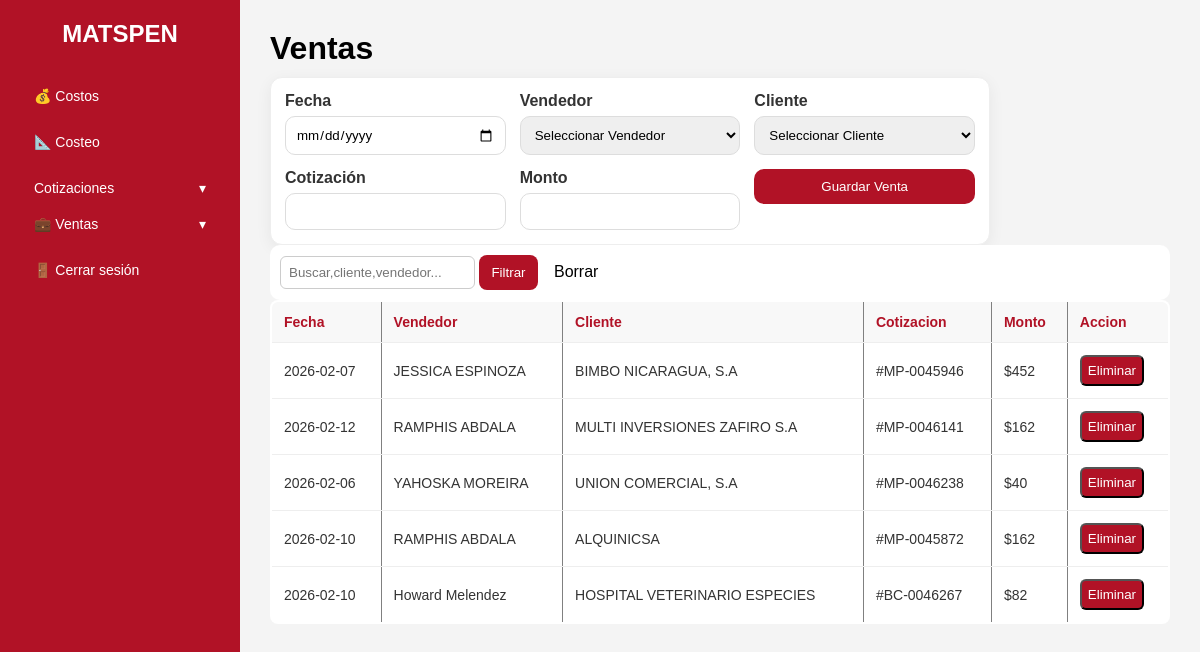
Before: /producciones/ (signed in) with the older database file.
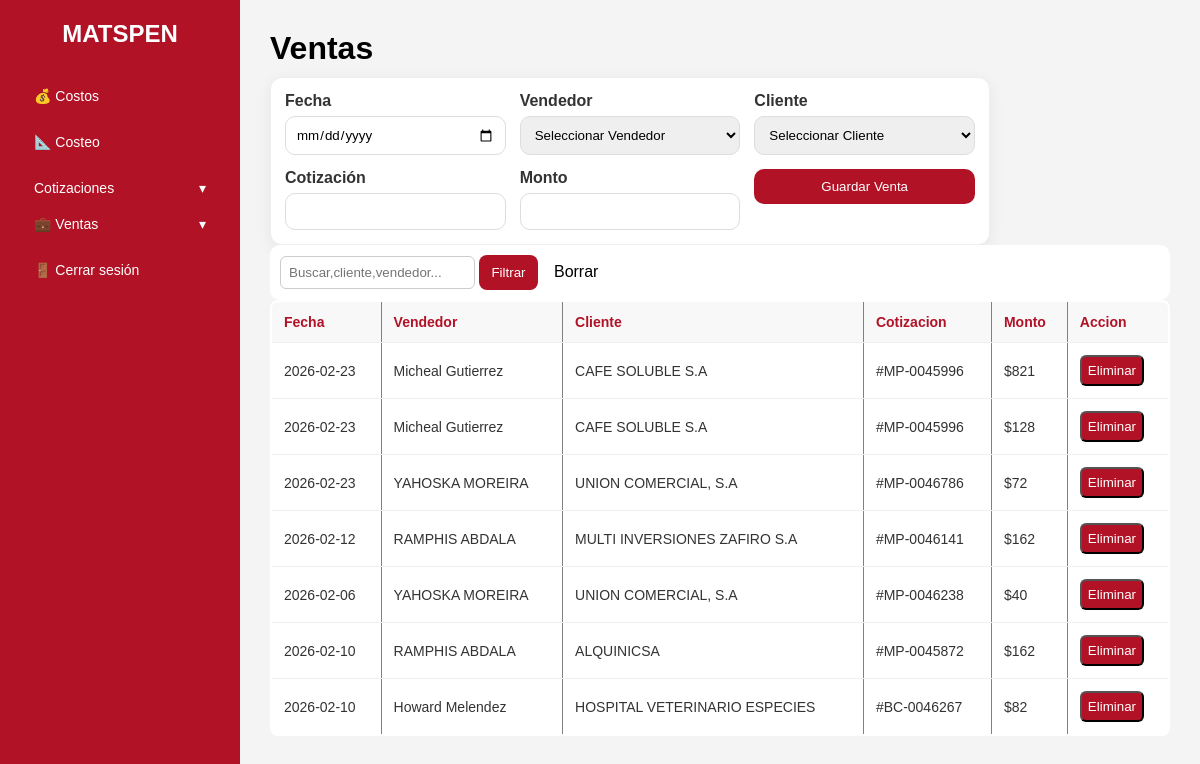
After: the same page with the newer database file.
### tables this page shows
CREATE TABLE ventas(id INTEGER PRIMARY KEY AUTOINCREMENT, fecha TEXT NOT NULL, vendedor TEXT NOT NULL, cliente TEXT NOT NULL, mont INTEGER NOT NULL, cotizacion TEXT NOT NULL, estado TEXT DEFAULT 'Aprobada');

### app.py (the view)
@app.route("/producciones/")
def produccion():
    if "user_id" not in session:
        return redirect(url_for("login"))
    conn = get_db_connection()
    ventas = conn.execute("SELECT * FROM ventas ORDER BY id DESC").fetchall()
    vendedores = conn.execute("SELECT id, nombre FROM vendedores ORDER BY nombre").fetchall()
    clientes   = conn.execute("SELECT id, nombre FROM clientes ORDER BY nombre").fetchall()
    q = request.args.get("q", "").strip()
    if q:
        ventas = conn.execute("""
            SELECT * FROM ventas
            WHERE cliente LIKE ?
               OR vendedor LIKE ?
               OR cotizacion LIKE ?
            ORDER BY id DESC
        """, (f"%{q}%", f"%{q}%", f"%{q}%")).fetchall()
    else:
        ventas = conn.execute(
            "SELECT * FROM ventas ORDER BY id DESC"
        ).fetchall()
    conn.close()
    return render_template("producciones.html",ventas=ventas,vendedores=vendedores,clientes=clientes)

### database.py (called while the page is built)
def get_db_connection():
    conn = sqlite3.connect(DB_PATH)
    conn.row_factory = sqlite3.Row
    return conn

### templates/producciones.html (shortened to what this page needs)
{% extends "base.html" %}
{% block content %}
<h1 class="ventas-header">Ventas</h1>
<form method="POST" action="{{ url_for('ventas_nuevas') }}" class="form-card">
  <div class="cards">
    <div class="grid">
      <div class="field">
        <label>Fecha</label>
        <input type="date" name="fecha" required>
      </div>
      <div class="field">
        <label>Vendedor</label>
        <select name="vendedor" required>
            <option value="">Seleccionar Vendedor</option>
        </select>
      </div>
      <div class = "field">
        <label>Cliente</label>
        <select name="clientes" required>
            <option value="">Seleccionar Cliente</option>
        </select>
      </div>
      <div class="field">
        <label>Cotización</label>
        <input type="text" name="cotizacion" required>
      </div>
      <div class="field">
        <label>Monto</label>
        <input type="number" name="mont" required>
      </div>
      <div class="actions">
        <button type="submit">Guardar Venta</button>
      </div>
    </div>
  </div>
</form>
<form method="get">
    <div class = "search">
    <input type ="text" name ="q" placeholder="Buscar,cliente,vendedor..." value ="{{ q }}" style="padding:8px;border: 1px solid #ccc;border-radius: 6px;">
    <button type="submit" style="padding: 10px 12px;border: none; border-radius: 8px; background-color: #b11226;color:white;">Filtrar</button>
    <a href="{{ url_for('produccion') }}" style="padding:10px 12px; border:none; border-radius: 6px;background-color:white;color:black;">Borrar</a>
    </div>
</form>
<table border="2" cellpadding="10" cellpadding="0" width = "100%">
    <thead class = "table-head">
        <tr>
            <th>Fecha</th>
            <th>Vendedor</th>
            <th>Cliente</th>
            <th>Cotizacion</th>
            <th>Monto</th>
            <th>Accion</th>
        </tr>
    </thead>
    <tbody>
        {% for v in ventas %}
        <tr>
            <td>{{ v.fecha }}</td>
            <td>{{ v.vendedor }}</td>
            <td>{{ v.cliente }}</td>
            <td>#{{ v.cotizacion }}</td>
            <td>${{ v.mont }}</td>
            <td>
                <form method = "post" action="{{ url_for('eliminar_venta', ventas_id=v.id) }}"
                 onsubmit="return confirm('¿Seguro que deseas eliminar este costo?');"
                 style="display:inline;">
                 <button type="submit" style="padding: 6px; border-radius: 6px;cursor: pointer; background-color: #b11226;color: white;">
                    Eliminar
                 </button>
                </form>
            </td>
        </tr>
        {% endfor %}
    </tbody>
</table>
{% endblock %}

### templates/base.html (shortened to what this page needs)
<!DOCTYPE html>
<html lang="es">
<head>
</head>
<body>
<div class="layout">
    <aside class="sidebar">
        <h2>MATSPEN</h2>
        <ul>
            <li><a href="{{ url_for('costos') }}">💰 Costos</a></li>
            <li><a href="{{ url_for('nuevo_costo') }}">📐 Costeo</a></li>
            <li class="nav-group">
                 <button class="nav-parent" type="button"
                        onclick="toggleMenu('coti_venta', 'dash_venta')">
                        <span> Cotizaciones</span>
                        <span class = "dash" id="dahs_venta">▾</span>
                 </button>
                <button class="nav-parent" type="button"
                        onclick="toggleMenu('ventas-menu', 'chev-ventas')">
                    <span>💼 Ventas</span>
                    <span class="chev" id="chev-ventas">▾</span>
                </button>
            </li>
            <li><a href="{{ url_for('logout') }}">🚪 Cerrar sesión</a></li>
        </ul>
    </aside>
    <main class="content">
        {% block content %}{% endblock %}
    </main>
</div>
</body>
</html>

### templates/base.html (style rules this page uses)
:root { --color-primario: #b11226; --color-secundario: #ffffff; --color-gris: #f4f4f4; --color-texto: #333; --radio: 8px; }
* { box-sizing: border-box; font-family: Arial, Helvetica, sans-serif; }
body { margin: 0; background: var(--color-gris); color: var(--color-texto); }
a { text-decoration: none; color: inherit; }
.layout { display: flex; min-height: 100vh; }
.sidebar { width: 240px; background: var(--color-primario); color: white; padding: 20px; }
.sidebar h2 { margin-top: 0; text-align: center; }
.sidebar ul { list-style: none; padding: 0; margin-top: 30px; }
.sidebar ul li { margin-bottom: 10px; }
.sidebar ul li a { display: block; padding: 10px 14px; border-radius: var(--radio); color: white; font-size: 14px; }
.content { flex: 1; padding: 30px; background: var(--color-gris); }
h1 { margin-top: 0; }
table { width: 100%; border-collapse: collapse; background: white; border-radius: var(--radio); overflow: hidden; }
th, td { padding: 12px; border-bottom: 1px solid #eee; font-size: 14px; text-align: left; }
th { background: #f8f8f8; font-weight: bold; }
tr:last-child td { border-bottom: none; }
.nav-group { margin-bottom: 10px; }
.nav-parent { width:100%; background: transparent; border: none; color: white; padding: 10px 14px; border-radius: var(--radio); cursor: pointer; font-size: 14px; display:flex; justify-content: space-between; align-items: center; text-align: left; }
.chev { transition: transform .2s ease; }

### templates/producciones.html (style rules this page uses)
.search { background: white; border-radius: 10px; padding: 10px; }
.table-head { color:#b11226; }
.ventas-header { color: black; font-size: 32px; margin-bottom: 10px; }
.form-card { max-width: 720px; }
.cards { background: white; border: 1px solid #eee; border-radius: 12px; padding: 14px; box-shadow: 0 4px 16px rgba(0,0,0,0.06); }
.grid { display: grid; grid-template-columns: repeat(3, minmax(180px, 1fr)); gap: 14px; align-items: start; }
.field label { display:block; font-weight: 600; margin-bottom: 6px; }
.field input, .field select { width: 100%; padding: 10px; border-radius: 10px; border: 1px solid #ddd; box-sizing: border-box; }
.actions { grid-column: 3 / 4; display: flex; align-items: end; justify-content: flex-end; }
.actions button { width: 100%; padding: 10px 15px; background: #b11226; color: white; border: none; border-radius: 10px; cursor: pointer; }

Changed rows visible on the page:
removed ventas: fecha "2026-02-07", vendedor "JESSICA ESPINOZA", cliente "BIMBO NICARAGUA, S.A", cotizacion "MP-0045946", mont "452"
added ventas: fecha "2026-02-23", vendedor "Micheal Gutierrez", cliente "CAFE SOLUBLE S.A", cotizacion "MP-0045996", mont "821"
added ventas: fecha "2026-02-23", vendedor "Micheal Gutierrez", cliente "CAFE SOLUBLE S.A", cotizacion "MP-0045996", mont "128"
added ventas: fecha "2026-02-23", vendedor "YAHOSKA MOREIRA", cliente "UNION COMERCIAL, S.A", cotizacion "MP-0046786", mont "72"
